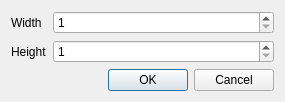
<?xml version="1.0" encoding="UTF-8"?>
<ui version="4.0">
 <class>ResizeDialog</class>
 <widget class="QDialog" name="ResizeDialog">
  <property name="geometry">
   <rect>
    <x>0</x>
    <y>0</y>
    <width>285</width>
    <height>89</height>
   </rect>
  </property>
  <property name="windowTitle">
   <string>Resize Window</string>
  </property>
  <layout class="QVBoxLayout" name="verticalLayout">
   <item>
    <layout class="QFormLayout" name="formLayout">
     <item row="0" column="0">
      <widget class="QLabel" name="widthLabel">
       <property name="text">
        <string>Width</string>
       </property>
      </widget>
     </item>
     <item row="0" column="1">
      <widget class="QSpinBox" name="widthSpinBox">
       <property name="sizePolicy">
        <sizepolicy hsizetype="MinimumExpanding" vsizetype="Fixed">
         <horstretch>0</horstretch>
         <verstretch>0</verstretch>
        </sizepolicy>
       </property>
       <property name="minimum">
        <number>1</number>
       </property>
       <property name="maximum">
        <number>2048</number>
       </property>
      </widget>
     </item>
     <item row="1" column="0">
      <widget class="QLabel" name="heightLabel">
       <property name="text">
        <string>Height</string>
       </property>
      </widget>
     </item>
     <item row="1" column="1">
      <widget class="QSpinBox" name="heightSpinBox">
       <property name="sizePolicy">
        <sizepolicy hsizetype="MinimumExpanding" vsizetype="Fixed">
         <horstretch>0</horstretch>
         <verstretch>0</verstretch>
        </sizepolicy>
       </property>
       <property name="minimum">
        <number>1</number>
       </property>
       <property name="maximum">
        <number>2048</number>
       </property>
      </widget>
     </item>
    </layout>
   </item>
   <item>
    <widget class="QDialogButtonBox" name="buttonBox">
     <property name="orientation">
      <enum>Qt::Horizontal</enum>
     </property>
     <property name="standardButtons">
      <set>QDialogButtonBox::Cancel|QDialogButtonBox::Ok</set>
     </property>
    </widget>
   </item>
  </layout>
 </widget>
 <resources/>
 <connections>
  <connection>
   <sender>buttonBox</sender>
   <signal>accepted()</signal>
   <receiver>ResizeDialog</receiver>
   <slot>accept()</slot>
   <hints>
    <hint type="sourcelabel">
     <x>248</x>
     <y>254</y>
    </hint>
    <hint type="destinationlabel">
     <x>157</x>
     <y>274</y>
    </hint>
   </hints>
  </connection>
  <connection>
   <sender>buttonBox</sender>
   <signal>rejected()</signal>
   <receiver>ResizeDialog</receiver>
   <slot>reject()</slot>
   <hints>
    <hint type="sourcelabel">
     <x>316</x>
     <y>260</y>
    </hint>
    <hint type="destinationlabel">
     <x>286</x>
     <y>274</y>
    </hint>
   </hints>
  </connection>
 </connections>
</ui>
